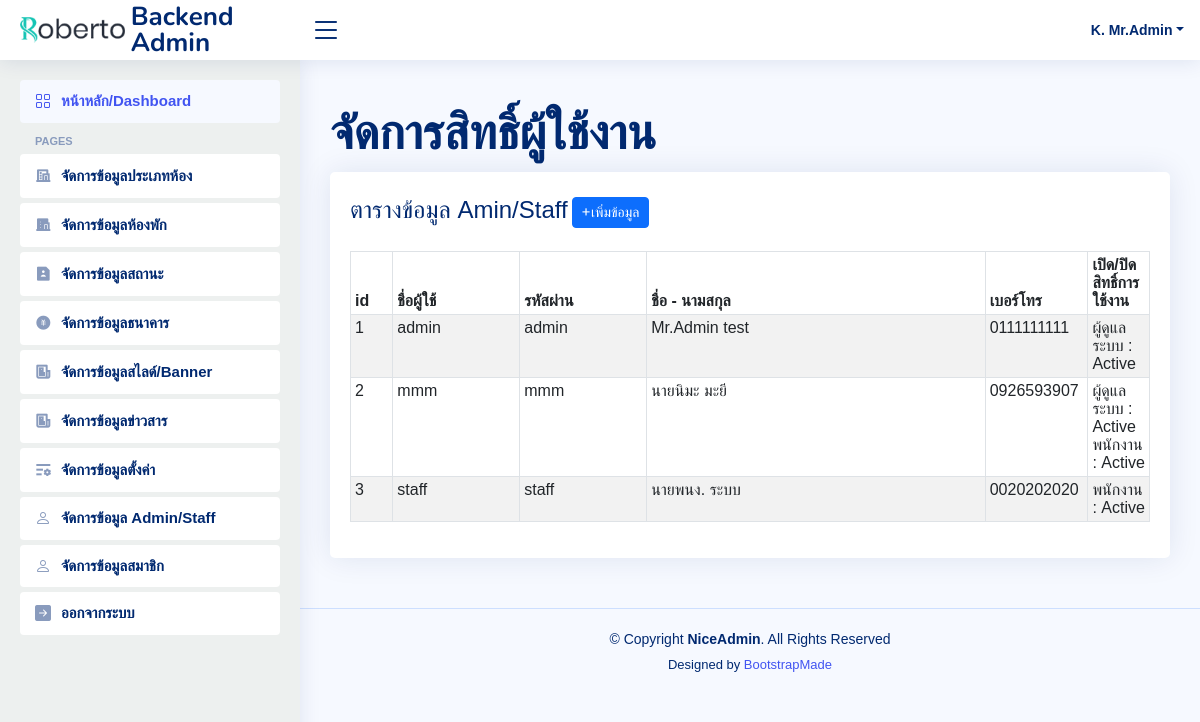
/admin/admin.php (signed in), run on the app's committed database.
### tables this page shows
CREATE TABLE `tb_ac_admin` (
  `admin_id` int(3) NOT NULL,
  `status_id` int(3) NOT NULL DEFAULT 1,
  `admin_name` varchar(100) NOT NULL,
  `admin_password` varchar(100) NOT NULL,
  `admin_firstname` varchar(100) NOT NULL,
  `admin_surname` varchar(100) NOT NULL,
  `admin_phone` varchar(10) NOT NULL,
  `admin_show` tinyint(3) UNSIGNED NOT NULL DEFAULT 1,
  `admin_address` text DEFAULT NULL
);

CREATE TABLE `tb_ac_admin_role` (
  `no` int(11) NOT NULL,
  `admin_id` int(11) NOT NULL,
  `admin_role` int(11) NOT NULL,
  `admin_status` int(1) NOT NULL DEFAULT 1 COMMENT '0 = ban, 1 = online'
);

CREATE TABLE `tb_ac_status` (
  `status_id` int(3) NOT NULL,
  `status_name` varchar(100) NOT NULL
);

### admin/admin_list.php (the view, shortened to what this page needs)
<?php
$sql_script = "SELECT *
FROM tb_ac_admin as m
#LEFT JOIN tb_ac_status as p ON p.status_id = m.status_id
WHERE m.status_id IN(1, 2)
GROUP BY m.admin_id
";
$result = mysqli_query($Connection, $sql_script) or die (mysqli_error($Connection));
?>                <table class="table datatable table-striped table-bordered table-sm">
                      <thead>
                        <tr>
                          <th width="5%"><font face="TH Sarabun New" > id</font></th>
                          <th width="15%"><font face="TH Sarabun New" > ชื่อผู้ใช้</font></th>
                          <th width="15%"><font face="TH Sarabun New" > รหัสผ่าน</font></th>
                          <th width="40%"><font face="TH Sarabun New" > ชื่อ - นามสกุล</font></th>
                          <th width="10%"><font face="TH Sarabun New" > เบอร์โทร</font></th>
                          <th width="5%"><font face="TH Sarabun New" > เปิด/ปิดสิทธิ์การใช้งาน</font></th>
                        </tr>
                      </thead>
                      <tbody>
                        <?php $i=1; foreach ($result as $row_result) {
                          $admin_id = $row_result['admin_id'];
                          $qrole = "
                          SELECT r.*, s.status_name,
                          CASE
                            WHEN r.admin_status = 1 THEN 'Active'
                            ELSE 'ระงับ'
                            END AS adminStatus
                          FROM tb_ac_admin_role  as r
                          INNER JOIN tb_ac_status as s ON r.admin_role=s.status_id
                          WHERE admin_id=$admin_id";
                          $rrole = mysqli_query($Connection, $qrole);
                             ?>
                        <tr>
                          <td scope="row"><?php echo $i++;?></td>
                          <td><?php echo $row_result["admin_name"];?></td>
                          <td><?php echo $row_result["admin_password"];?></td>
                          <td><?php echo $row_result["admin_firstname"];?>  <?php echo $row_result["admin_surname"];?></td>
                          <td><?php echo $row_result["admin_phone"];?></td>
                          <td>
                            <?php foreach ($rrole as $rrole) {
                             echo $rrole["status_name"].' : '.$rrole['adminStatus'] .' <br> ';
                            } ?>
                            </td>
                      </tr>
                      <?php } ?>
                    </tbody>
                  </table>

### admin/header.php (shortened to what this page needs)
<?php
require_once('../connection.php');
$admin_id = $_SESSION['admin_id'];
$queryAdmin = "SELECT * FROM tb_ac_admin WHERE admin_id=$admin_id";
$rsAdmin = mysqli_query($Connection, $queryAdmin) or die (mysqli_connect_error($Connection));
$rowAdmin = mysqli_fetch_assoc($rsAdmin);
echo '
        <script src="https://code.jquery.com/jquery-2.1.3.min.js"></script>
        <script src="https://cdnjs.cloudflare.com/ajax/libs/sweetalert/1.1.3/sweetalert-dev.js"></script>
        <link rel="stylesheet" href="https://cdnjs.cloudflare.com/ajax/libs/sweetalert/1.1.3/sweetalert.css">';
?>

### admin/admin.php (shortened to what this page needs)
<?php
include 'header.php';
?>
<!DOCTYPE html>
<html lang="en">
  <head>
    <?php include 'web_struc/css.php'; ?>
  </head>
  <body>
    <?php include 'web_struc/header.php'; ?>
    <?php include 'web_struc/menubar.php'; ?>
    <main id="main" class="main">
      <div class="pagetitle">
        <h1><font face="TH Sarabun New" size="7">จัดการสิทธิ์ผู้ใช้งาน</font></h1>
        </div>
        <section class="section">
          <div class="row">
            <div class="col-lg-12">
              <div class="card">
                <div class="card-body">
              <?php
                $act = (isset($_GET['act']) ? $_GET['act'] : '');
                 if(empty($act)){ ?>
                  <div class="card-title"><font face="TH Sarabun New" size="5">ตารางข้อมูล Amin/Staff</font>
                      <a href="admin.php?act=add"  class="btn btn-primary btn-sm">
                      +เพิ่มข้อมูล</a>
                  </div>
                <?php } ?>
                  <div class="col-lg-12">
                    <?php
                      if ($act=='add') {
                        include 'admin_form_add.php';
                      }else if ($act=='edit') {
                        include 'admin_form_edit.php';
                      }else if ($act=='del') {
                        include 'admin_delete.php';
                      }else{
                        include 'admin_list.php';
                      }
                    ?>
                </div>
              </div>
            </div>
          </div>
        </div>
      </section>
      </main>
        <?php include 'web_struc/footer.php'; ?>
      </body>
    </html>

### admin/web_struc/css.php
<link href="assets/vendor/bootstrap/css/bootstrap.min.css" rel="stylesheet">
<link href="assets/vendor/bootstrap-icons/bootstrap-icons.css" rel="stylesheet">
<link href="assets/vendor/boxicons/css/boxicons.min.css" rel="stylesheet">
<link href="assets/vendor/quill/quill.snow.css" rel="stylesheet">
<link href="assets/vendor/quill/quill.bubble.css" rel="stylesheet">
<link href="assets/vendor/remixicon/remixicon.css" rel="stylesheet">
<link href="assets/vendor/simple-datatables/style.css" rel="stylesheet">
<link href="assets/css/style.css" rel="stylesheet">

### admin/web_struc/header.php (shortened to what this page needs)
======= Header ======= -->
  <header id="header" class="header fixed-top d-flex align-items-center">
    <div class="d-flex align-items-center justify-content-between">
      <a href="index.php" class="logo d-flex align-items-center">
        <img src="assets/img/logo.png" alt="">
        <span class="d-none d-lg-block">Backend Admin</span>
      </a>
      <i class="bi bi-list toggle-sidebar-btn"></i>
    </div>
    <nav class="header-nav ms-auto">
      <ul class="d-flex align-items-center">
        <li class="nav-item dropdown pe-3">
          <a class="nav-link nav-profile d-flex align-items-center pe-0" href="#" data-bs-toggle="dropdown">
            <span class="d-none d-md-block dropdown-toggle ps-2">K. <?=$rowAdmin['admin_firstname'];?></span>
          </a>
        </li>
      </ul>
    </nav>
  </header><!-- End Header

### admin/web_struc/menubar.php (shortened to what this page needs)
<aside id="sidebar" class="sidebar" style="background-color:#edf0ef;">
    <ul class="sidebar-nav" id="sidebar-nav">
      <li class="nav-item">
        <a class="nav-link " href="index.php">
          <i class="bi bi-grid"></i>
          <span><font face="TH Sarabun New" >หน้าหลัก/Dashboard </font></span>
        </a>
      </li>
      <li class="nav-item">
         <li class="nav-heading">Pages</li>
       <li class="nav-item">
        <a class="nav-link collapsed" href="roomtype.php">
          <i class="ri ri-hotel-line"></i>
          <span><font face="TH Sarabun New" >จัดการข้อมูลประเภทห้อง </font></span>
        </a>
      </li>
       <li class="nav-item">
        <a class="nav-link collapsed" href="room.php">
          <i class="ri ri-hotel-fill"></i>
          <span><font face="TH Sarabun New" >จัดการข้อมูลห้องพัก </font></span>
        </a>
      </li>
      <li class="nav-item">
        <a class="nav-link collapsed" href="status.php">
          <i class="ri ri-file-user-fill"></i>
          <span><font face="TH Sarabun New" >จัดการข้อมูลสถานะ </font></span>
        </a>
      </li>
      <li class="nav-item">
        <a class="nav-link collapsed" href="bank.php">
          <i class="ri ri-money-cny-circle-fill"></i>
          <span><font face="TH Sarabun New" >จัดการข้อมูลธนาคาร </font></span>
        </a>
      </li>
      <li class="nav-item">
        <a class="nav-link collapsed" href="banner.php">
          <i class="ri ri-newspaper-line"></i>
          <span><font face="TH Sarabun New" >จัดการข้อมูลสไลด์/Banner </font></span>
        </a>
      </li>
       <li class="nav-item">
        <a class="nav-link collapsed" href="news.php">
          <i class="ri  ri-newspaper-line"></i>
          <span><font face="TH Sarabun New" >จัดการข้อมูลข่าวสาร</font></span>
        </a>
      </li>
       <li class="nav-item">
        <a class="nav-link collapsed" href="wst.php">
          <i class="ri ri-list-settings-line"></i>
          <span><font face="TH Sarabun New" >จัดการข้อมูลตั้งค่า </font></span>
        </a>
      </li>
      <li class="nav-item">
        <a class="nav-link collapsed" href="admin.php">
          <i class="bi bi-person"></i>
          <span><font face="TH Sarabun New" >จัดการข้อมูล Admin/Staff </font> </span>
        </a>
      </li>
      <li class="nav-item">
        <a class="nav-link collapsed" href="member.php">
          <i class="bi bi-person"></i>
          <span><font face="TH Sarabun New" >จัดการข้อมูลสมาชิก </font> </span>
        </a>
      </li>
      <li class="nav-item">
        <a class="nav-link collapsed" href="../logout.php">
          <i class="bi bi-arrow-right-square-fill"></i>
          <span><font face="TH Sarabun New" > ออกจากระบบ </font></span>
        </a>
      </li>
    </ul>
  </aside>

### admin/web_struc/footer.php
<footer id="footer" class="footer">
    <div class="copyright">
      &copy; Copyright <strong><span>NiceAdmin</span></strong>. All Rights Reserved
    </div>
    <div class="credits">
      Designed by <a href="https://bootstrapmade.com/">BootstrapMade</a>
    </div>
  </footer>

### admin/assets/css/style.css (style rules this page uses)
:root { scroll-behavior: smooth; }
body { font-family: "Open Sans", sans-serif; background: #f6f9ff; color: #444444; }
a { color: #4154f1; text-decoration: none; }
h1, h2, h3, h4, h5, h6 { font-family: "Nunito", sans-serif; }
#main { margin-top: 60px; padding: 20px 30px; transition: all 0.3s; }
.pagetitle { margin-bottom: 10px; }
.pagetitle h1 { font-size: 24px; margin-bottom: 0; font-weight: 600; color: #012970; }
.card { margin-bottom: 30px; border: none; border-radius: 5px; box-shadow: 0px 0 30px rgba(1, 41, 112, 0.1); }
.card-title { padding: 20px 0 15px 0; font-size: 18px; font-weight: 500; color: #012970; font-family: "Poppins", sans-serif; }
.card-body { padding: 0 20px 20px 20px; }
.logo { line-height: 1; }
@media (min-width: 1200px) { .logo { width: 280px; } }
.logo img { max-height: 26px; margin-right: 6px; }
.logo span { font-size: 26px; font-weight: 700; color: #012970; font-family: "Nunito", sans-serif; }
.header { transition: all 0.5s; z-index: 997; height: 60px; box-shadow: 0px 2px 20px rgba(1, 41, 112, 0.1); background-color: #fff; padding-left: 20px; }
.header .toggle-sidebar-btn { font-size: 32px; padding-left: 10px; cursor: pointer; color: #012970; }
.header-nav ul { list-style: none; }
.header-nav>ul { margin: 0; padding: 0; }
.header-nav .nav-profile { color: #012970; }
.header-nav .nav-profile span { font-size: 14px; font-weight: 600; }
.sidebar { position: fixed; top: 60px; left: 0; bottom: 0; width: 300px; z-index: 996; transition: all 0.3s; padding: 20px; overflow-y: auto; scrollbar-width: thin; scrollbar-color: #aab7cf transparent; box-shadow: 0px 0px 20px rgba(1, 41, 112, 0.1); background-color: #fff; }
@media (min-width: 1200px) { #main, #footer { margin-left: 300px; } }
.sidebar-nav { padding: 0; margin: 0; list-style: none; }
.sidebar-nav li { padding: 0; margin: 0; list-style: none; }
.sidebar-nav .nav-item { margin-bottom: 5px; }
.sidebar-nav .nav-heading { font-size: 11px; text-transform: uppercase; color: #899bbd; font-weight: 600; margin: 10px 0 5px 15px; }
.sidebar-nav .nav-link { display: flex; align-items: center; font-size: 15px; font-weight: 600; color: #4154f1; transition: 0.3; background: #f6f9ff; padding: 10px 15px; border-radius: 4px; }
.sidebar-nav .nav-link i { font-size: 16px; margin-right: 10px; color: #4154f1; }
.sidebar-nav .nav-link.collapsed { color: #012970; background: #fff; }
.sidebar-nav .nav-link.collapsed i { color: #899bbd; }
.footer { padding: 20px 0; font-size: 14px; transition: all 0.3s; border-top: 1px solid #cddfff; }
.footer .copyright { text-align: center; color: #012970; }
.footer .credits { padding-top: 5px; text-align: center; font-size: 13px; color: #012970; }

### admin/web_struc/title.php (style rules this page uses)
* { font-family:sans-serif; !important }

### data on the page
tb_ac_admin: admin_firstname "Mr.Admin", admin_name "admin", admin_password "admin", admin_surname "test", admin_phone "0111111111"
tb_ac_admin_role: tb_ac_status.status_name "ผู้ดูแลระบบ", adminStatus "Active"
tb_ac_admin: admin_name "mmm", admin_password "mmm", admin_firstname "นายนิมะ", admin_surname "มะยี", admin_phone "0926593907"
tb_ac_admin_role: tb_ac_status.status_name "ผู้ดูแลระบบ", adminStatus "Active"
tb_ac_admin_role: tb_ac_status.status_name "พนักงาน", adminStatus "Active"
tb_ac_admin: admin_name "staff", admin_password "staff", admin_firstname "นายพนง.", admin_surname "ระบบ", admin_phone "0020202020"
tb_ac_admin_role: tb_ac_status.status_name "พนักงาน", adminStatus "Active"
